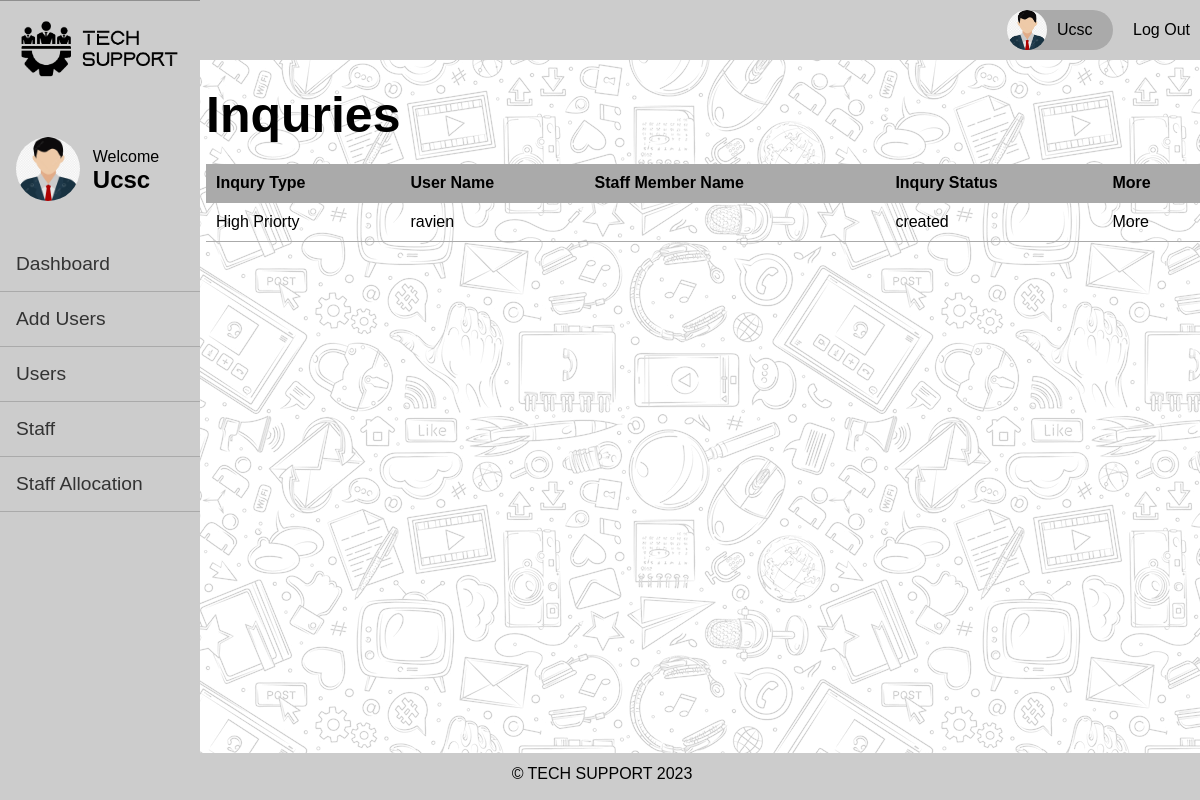
The page /inquries.php (signed in) on the database as committed earlier.
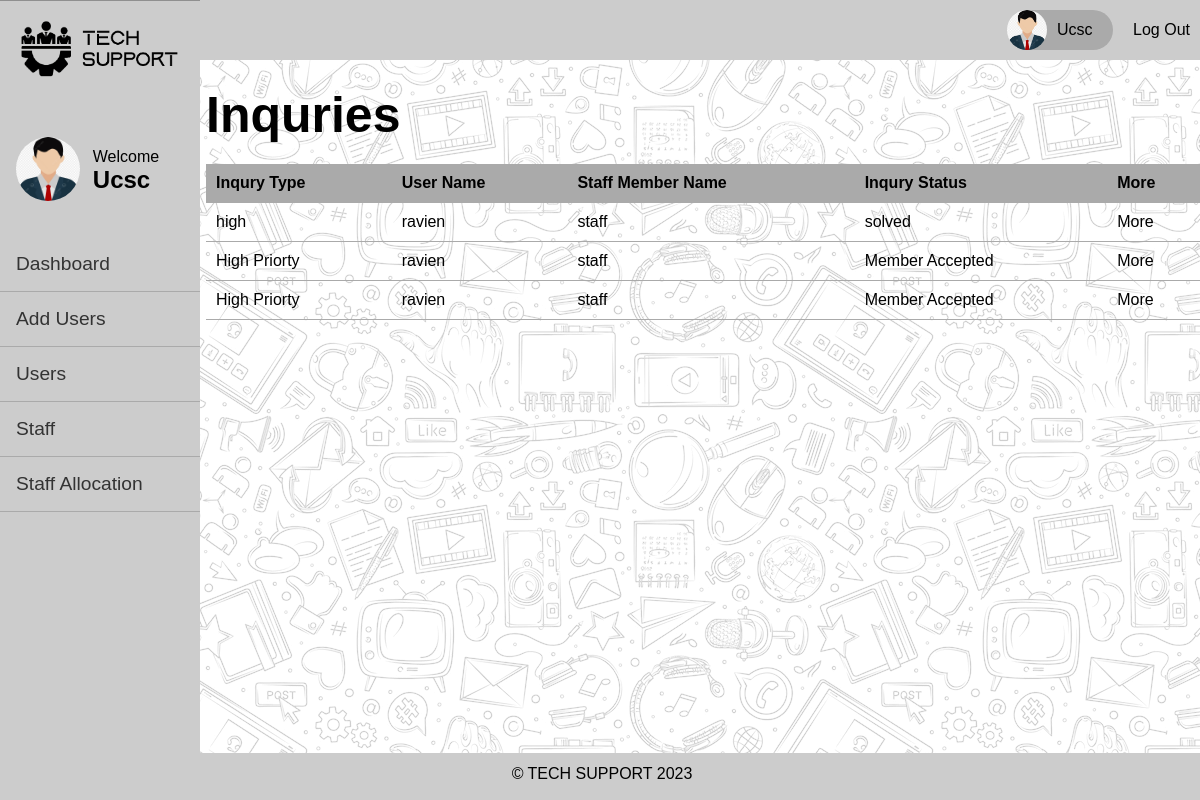
The same page on the database as committed later.
### tables this page shows
CREATE TABLE `tbl_inquiry` (
  `inquiry_id` int(11) NOT NULL,
  `user_fk` int(11) DEFAULT NULL,
  `staff_fk` int(11) DEFAULT NULL,
  `inquiry_type` varchar(30) NOT NULL,
  `inquiry_description` text NOT NULL,
  `inquiry_date` datetime NOT NULL DEFAULT current_timestamp(),
  `inquiry_status` varchar(100) NOT NULL
);

CREATE TABLE `tbl_user` (
  `id` int(11) NOT NULL,
  `first_name` varchar(50) NOT NULL,
  `last_name` varchar(100) NOT NULL,
  `email` varchar(100) NOT NULL,
  `password` varchar(40) NOT NULL,
  `last_login` datetime NOT NULL,
  `type` varchar(5) NOT NULL,
  `is_deleted` tinyint(1) NOT NULL
);

### inquries.php (the view, shortened to what this page needs)
<?php require_once('inc/connection.php'); ?>
<?php require_once('inc/functions.php'); ?>
<?php
$inquiry_list = '';
if ($_SESSION['type'] == 'admin') {
	$query = "SELECT tbl_inquiry.inquiry_id, tbl_user.first_name as userName, a.first_name as staffName, tbl_inquiry.inquiry_type, tbl_inquiry.inquiry_status ";
	$query .= "FROM tbl_inquiry ";
	$query .= "JOIN tbl_user ON ";
	$query .= "tbl_inquiry.user_fk = tbl_user.id ";
	$query .= "LEFT JOIN tbl_user a ON ";
	$query .= "tbl_inquiry.staff_fk = a.id OR tbl_inquiry.staff_fk = null;";
	$inquiries = mysqli_query($connection, $query);
	while ($inquiry = mysqli_fetch_assoc($inquiries)) {
		$inquiry_list .= "<tr>";
		$inquiry_list .= "<td>{$inquiry['inquiry_type']}</td>";
		$inquiry_list .= "<td>{$inquiry['userName']}</td>";
		$inquiry_list .= "<td>{$inquiry['staffName']}</td>";
		$inquiry_list .= "<td>{$inquiry['inquiry_status']}</td>";
		$inquiry_list .= "<td><a href=\"modify-inquiry.php?inquiry_id={$inquiry['inquiry_id']}\">More</a></td>";
		$inquiry_list .= "</tr>";
	}
}
?>
<!DOCTYPE html>
<html lang="en">
<head>
	<link rel="stylesheet" href="css/main.css">
</head>
<body>
	<?php display_sidebar($_SESSION['type']); ?>
	<?php display_header(); ?>
	<main>
		<div class="content">
			<h1>Inquries</h1>
			<table class="masterlist">
				<?php
				if ($_SESSION['type'] ==  "admin") {
					echo "<tr>
							<th>Inqury Type</th>
							<th>User Name</th>
							<th>Staff Member Name</th>
							<th>Inqury Status</th>
							<th>More</th>
						</tr>";
				}
				?>
				<?php echo $inquiry_list; ?>
			</table>
		</div>
	</main>
	<?php display_footer(); ?>
</body>
</html>

### inc/functions.php (shortened to what this page needs)
	<?php
function display_header()
{
	if(!isset($_SESSION['first_name'])){
		$title = "Technical Support Management System";
	}else{
		$title="";
	}
	echo '<header>
		<div class="appname">'.$title.'</div>
		<div class="loggedin">
			<ul>';
	if(isset($_SESSION['first_name'])){
		echo '
		<li>
			<a href="profile.php">
				<div class="chip">
					<img src="img/user.jpg" alt="user" width="96" height="96">'.
					ucfirst($_SESSION['first_name']).
				'</div>
			</a>
		</li>
		<li><a href="logout.php">Log Out</a></li>';
	}
	echo'
			</ul>
		</div>
</header>';
}
function display_sidebar($user_type)
{
	if (strtolower($user_type) == 'admin') {
		echo '<div class="sidebar">
		<a href="./index.php">
		<div class="logo">
						<img src="img/logo.png" alt="logo" class="logo"/>
						</div>
						</a>
					<div class="user-info">
							<div class="img-sidebar">
								<img src="img/user.jpg" alt="logo" class="user"/>
							</div>
						<div class="user-content-sidebar">
								Welcome <br> <h2>'.ucfirst($_SESSION['first_name']).'</h2>
						</div>
					</div>
					<ul>
						<li><a href="dashboard.php">Dashboard</a></li>
						<li><a href="add-user.php">Add Users</a></li>
						<li><a href="users.php">Users</a></li>
						<li><a href="staff.php">Staff</a></li>
						<li><a href="inquries.php">Staff Allocation</a></li>
					</ul>
				</div>';
	}
}
function display_footer(){
	echo '
	<footer>
		<p>&copy TECH SUPPORT 2023</p>
	</footer>
	';
}
?>

### css/main.css (style rules this page uses)
* { margin: 0; }
body, html { font-family: Arial, "Helvetica Neue", Helvetica, sans-serif; font-size: 16px; height: 100%; overflow: hidden; background-image: url(../img/doodle.png); }
a { text-decoration: none; color: black; transition: all 0.3s ease 0s; }
.sidebar { width: 200px; height: 100%; background-color: #ccc; float: left; border-top: 1px solid rgba(0, 0, 0, 0.3); }
.content { padding: 10px; margin-left: 15%; }
.sidebar a { display: block; color: #333; text-decoration: none; }
.sidebar ul { display: contents; font-size: 1.2rem; }
.sidebar ul li { padding: 1rem; border-bottom: 1px solid #aaa; }
.sidebar .logo { height: 4rem; margin: 0.5rem; margin-bottom: 4rem; }
.sidebar .user-info { display: flex; margin: 0 1rem 2rem; flex-direction: row; flex-wrap: wrap; align-items: center; }
.sidebar div.img-sidebar { margin-right: 0.8rem; }
.sidebar img.user { height: 4rem; width: 4rem; border-radius: 100%; }
p { margin-bottom: 15px; }
header { background: #ccc; overflow: auto; padding: 10px; }
header .loggedin { float: right; }
header .loggedin ul li { display: inline; margin-left: 1rem; }
footer { text-align: center; padding: 2px; background-color: #ccc; color: rgb(0, 0, 0); position: absolute; bottom: 0; width: 100%; }
footer p { margin-top: 10px; }
.chip { display: inline-block; padding: 0 20px; height: 40px; font-size: 16px; line-height: 40px; border-radius: 25px; background-color: #aaa; }
.chip img { float: left; margin: 0 10px 0 -25px; height: 40px; width: 40px; border-radius: 50%; }
main { margin: 1rem 0rem 0rem 1rem; width: 100%; }
main h1 { margin-bottom: 20px; font-size: 50px; }
table.masterlist { width: 100%; border-collapse: collapse; }
table.masterlist th { background: #aaa; text-align: left; }
table.masterlist th, table.masterlist td { padding: 10px; border-bottom: 1px solid #aaa; }

Rows that differ between the two databases and show on the page:
removed tbl_inquiry: inquiry_type "High Priorty", user_fk.first_name "ravien", inquiry_status "created"
added tbl_inquiry: inquiry_type "high", user_fk.first_name "ravien", staff_fk.first_name "staff", inquiry_status "solved"
added tbl_inquiry: inquiry_type "High Priorty", user_fk.first_name "ravien", staff_fk.first_name "staff", inquiry_status "Member Accepted"
added tbl_inquiry: inquiry_type "High Priorty", user_fk.first_name "ravien", staff_fk.first_name "staff", inquiry_status "Member Accepted"
